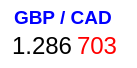
     <widget class="QWidget" name="widget1_10" native="true">
      <property name="geometry">
       <rect>
        <x>150</x>
        <y>150</y>
        <width>137</width>
        <height>68</height>
       </rect>
      </property>
      <property name="styleSheet">
       <string notr="true">background-color: rgb(255, 255, 255);
border-radius: 10px
</string>
      </property>
      <widget class="QLabel" name="labelGBPCAD1">
       <property name="geometry">
        <rect>
         <x>14</x>
         <y>2</y>
         <width>111</width>
         <height>31</height>
        </rect>
       </property>
       <property name="font">
        <font>
         <pointsize>14</pointsize>
         <weight>75</weight>
         <bold>true</bold>
        </font>
       </property>
       <property name="styleSheet">
        <string notr="true">color: rgb(0, 0, 255);
</string>
       </property>
       <property name="text">
        <string>GBP / CAD</string>
       </property>
      </widget>
      <widget class="QLabel" name="labelGBPCAD2">
       <property name="geometry">
        <rect>
         <x>12</x>
         <y>30</y>
         <width>61</width>
         <height>31</height>
        </rect>
       </property>
       <property name="font">
        <font>
         <pointsize>18</pointsize>
        </font>
       </property>
       <property name="styleSheet">
        <string notr="true"/>
       </property>
       <property name="text">
        <string>1.286</string>
       </property>
      </widget>
      <widget class="QLabel" name="labelGBPCAD3">
       <property name="geometry">
        <rect>
         <x>77</x>
         <y>30</y>
         <width>41</width>
         <height>31</height>
        </rect>
       </property>
       <property name="font">
        <font>
         <pointsize>18</pointsize>
        </font>
       </property>
       <property name="styleSheet">
        <string notr="true">color: rgb(255, 0, 0);
</string>
       </property>
       <property name="text">
        <string>703</string>
       </property>
      </widget>
     </widget>
